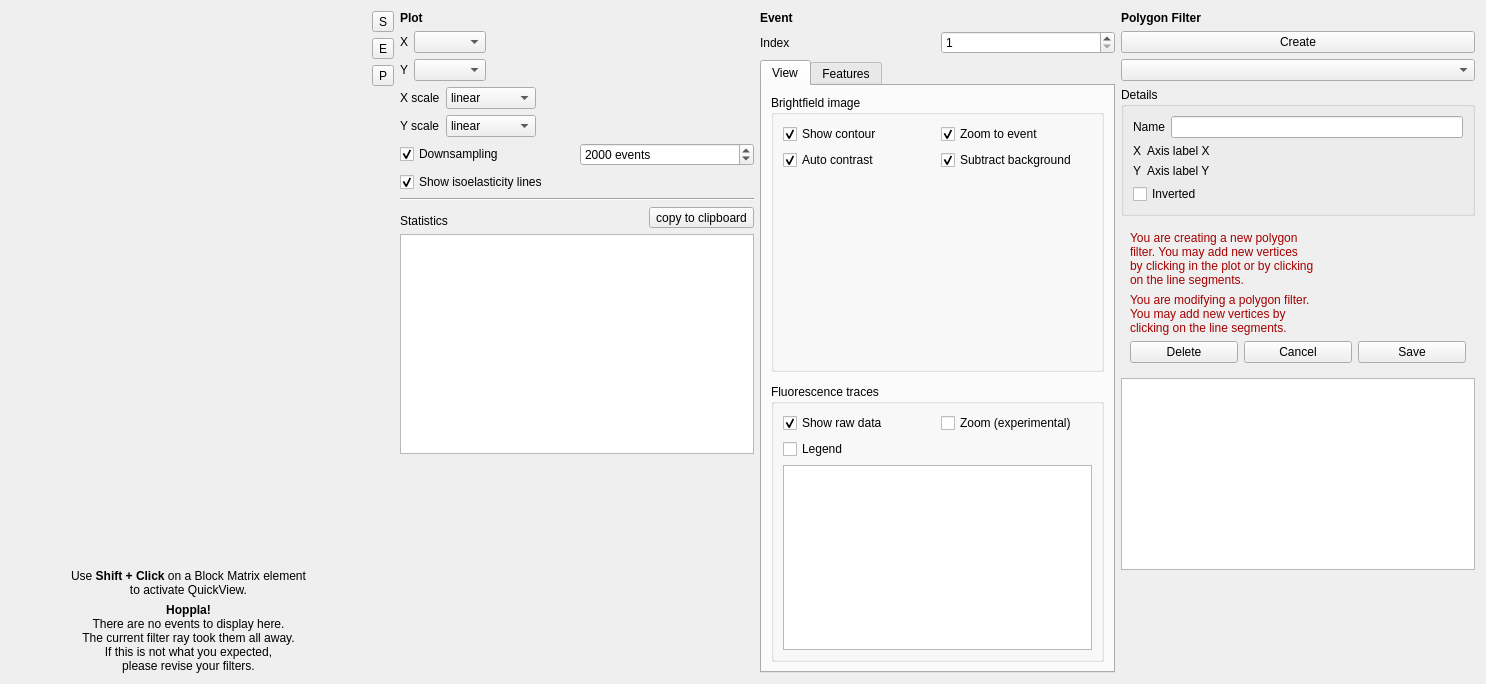
<?xml version="1.0" encoding="UTF-8"?>
<ui version="4.0">
 <class>quick_view</class>
 <widget class="QWidget" name="quick_view">
  <property name="geometry">
   <rect>
    <x>0</x>
    <y>0</y>
    <width>1486</width>
    <height>684</height>
   </rect>
  </property>
  <property name="minimumSize">
   <size>
    <width>500</width>
    <height>0</height>
   </size>
  </property>
  <property name="windowTitle">
   <string>Form</string>
  </property>
  <property name="windowIcon">
   <iconset theme="office-chart-scatter">
    <normaloff>.</normaloff>.</iconset>
  </property>
  <layout class="QHBoxLayout" name="horizontalLayout">
   <item>
    <layout class="QVBoxLayout" name="verticalLayout_14">
     <property name="leftMargin">
      <number>0</number>
     </property>
     <item>
      <widget class="QuickViewScatterWidget" name="widget_scatter" native="true">
       <property name="sizePolicy">
        <sizepolicy hsizetype="Expanding" vsizetype="Expanding">
         <horstretch>0</horstretch>
         <verstretch>0</verstretch>
        </sizepolicy>
       </property>
       <property name="minimumSize">
        <size>
         <width>200</width>
         <height>200</height>
        </size>
       </property>
      </widget>
     </item>
     <item>
      <widget class="QLabel" name="label_howto">
       <property name="minimumSize">
        <size>
         <width>250</width>
         <height>0</height>
        </size>
       </property>
       <property name="maximumSize">
        <size>
         <width>16777215</width>
         <height>50</height>
        </size>
       </property>
       <property name="text">
        <string>&lt;html&gt;&lt;head/&gt;&lt;body&gt;&lt;p align=&quot;center&quot;&gt;Use &lt;span style=&quot; font-weight:600;&quot;&gt;Shift + Click&lt;/span&gt; on a Block Matrix element&lt;br/&gt;to activate QuickView.&lt;/p&gt;&lt;/body&gt;&lt;/html&gt;</string>
       </property>
      </widget>
     </item>
     <item>
      <widget class="QLabel" name="label_noevents">
       <property name="sizePolicy">
        <sizepolicy hsizetype="Preferred" vsizetype="Preferred">
         <horstretch>0</horstretch>
         <verstretch>0</verstretch>
        </sizepolicy>
       </property>
       <property name="minimumSize">
        <size>
         <width>250</width>
         <height>0</height>
        </size>
       </property>
       <property name="text">
        <string>&lt;html&gt;&lt;head/&gt;&lt;body&gt;&lt;p align=&quot;center&quot;&gt;&lt;span style=&quot; font-weight:600;&quot;&gt;Hoppla!&lt;br/&gt;&lt;/span&gt;There are no events to display here.&lt;br/&gt;The current filter ray took them all away.&lt;br/&gt;If this is not what you expected,&lt;br/&gt;please revise your filters.&lt;/p&gt;&lt;/body&gt;&lt;/html&gt;</string>
       </property>
      </widget>
     </item>
    </layout>
   </item>
   <item>
    <widget class="QWidget" name="widget_tool" native="true">
     <layout class="QVBoxLayout" name="verticalLayout_3">
      <property name="leftMargin">
       <number>0</number>
      </property>
      <property name="topMargin">
       <number>0</number>
      </property>
      <property name="rightMargin">
       <number>0</number>
      </property>
      <property name="bottomMargin">
       <number>0</number>
      </property>
      <item>
       <widget class="QToolButton" name="toolButton_settings">
        <property name="toolTip">
         <string>Plot</string>
        </property>
        <property name="text">
         <string>S</string>
        </property>
        <property name="icon">
         <iconset theme="gtk-preferences">
          <normaloff>.</normaloff>.</iconset>
        </property>
        <property name="iconSize">
         <size>
          <width>16</width>
          <height>16</height>
         </size>
        </property>
        <property name="checkable">
         <bool>true</bool>
        </property>
        <property name="checked">
         <bool>false</bool>
        </property>
       </widget>
      </item>
      <item>
       <widget class="QToolButton" name="toolButton_event">
        <property name="toolTip">
         <string>Event</string>
        </property>
        <property name="text">
         <string>E</string>
        </property>
        <property name="icon">
         <iconset theme="visibility">
          <normaloff>.</normaloff>.</iconset>
        </property>
        <property name="iconSize">
         <size>
          <width>16</width>
          <height>16</height>
         </size>
        </property>
        <property name="checkable">
         <bool>true</bool>
        </property>
       </widget>
      </item>
      <item>
       <widget class="QToolButton" name="toolButton_poly">
        <property name="text">
         <string>P</string>
        </property>
        <property name="icon">
         <iconset theme="path-mode-polyline">
          <normaloff>.</normaloff>.</iconset>
        </property>
        <property name="checkable">
         <bool>true</bool>
        </property>
       </widget>
      </item>
      <item>
       <spacer name="verticalSpacer_2">
        <property name="orientation">
         <enum>Qt::Vertical</enum>
        </property>
        <property name="sizeHint" stdset="0">
         <size>
          <width>20</width>
          <height>586</height>
         </size>
        </property>
       </spacer>
      </item>
     </layout>
    </widget>
   </item>
   <item>
    <widget class="QWidget" name="widget_settings" native="true">
     <property name="sizePolicy">
      <sizepolicy hsizetype="MinimumExpanding" vsizetype="Preferred">
       <horstretch>0</horstretch>
       <verstretch>0</verstretch>
      </sizepolicy>
     </property>
     <property name="minimumSize">
      <size>
       <width>250</width>
       <height>0</height>
      </size>
     </property>
     <property name="maximumSize">
      <size>
       <width>16777215</width>
       <height>16777215</height>
      </size>
     </property>
     <layout class="QVBoxLayout" name="verticalLayout_4">
      <property name="leftMargin">
       <number>0</number>
      </property>
      <property name="topMargin">
       <number>0</number>
      </property>
      <property name="rightMargin">
       <number>0</number>
      </property>
      <property name="bottomMargin">
       <number>0</number>
      </property>
      <item>
       <widget class="QLabel" name="label_7">
        <property name="text">
         <string>&lt;html&gt;&lt;head/&gt;&lt;body&gt;&lt;p&gt;&lt;span style=&quot; font-weight:600;&quot;&gt;Plot&lt;/span&gt;&lt;/p&gt;&lt;/body&gt;&lt;/html&gt;</string>
        </property>
       </widget>
      </item>
      <item>
       <layout class="QGridLayout" name="gridLayout">
        <item row="0" column="2">
         <widget class="QWidget" name="widget_xrange" native="true">
          <property name="sizePolicy">
           <sizepolicy hsizetype="Expanding" vsizetype="Preferred">
            <horstretch>0</horstretch>
            <verstretch>0</verstretch>
           </sizepolicy>
          </property>
         </widget>
        </item>
        <item row="0" column="0">
         <widget class="QLabel" name="label">
          <property name="text">
           <string>X</string>
          </property>
         </widget>
        </item>
        <item row="0" column="1">
         <widget class="QComboBox" name="comboBox_x"/>
        </item>
        <item row="1" column="0">
         <widget class="QLabel" name="label_2">
          <property name="text">
           <string>Y</string>
          </property>
         </widget>
        </item>
        <item row="1" column="1">
         <widget class="QComboBox" name="comboBox_y"/>
        </item>
        <item row="1" column="2">
         <widget class="QWidget" name="widget_yrange" native="true">
          <property name="sizePolicy">
           <sizepolicy hsizetype="Expanding" vsizetype="Preferred">
            <horstretch>0</horstretch>
            <verstretch>0</verstretch>
           </sizepolicy>
          </property>
         </widget>
        </item>
       </layout>
      </item>
      <item>
       <layout class="QGridLayout" name="gridLayout_2">
        <item row="1" column="1">
         <widget class="QComboBox" name="comboBox_yscale">
          <item>
           <property name="text">
            <string>linear</string>
           </property>
          </item>
          <item>
           <property name="text">
            <string>logarithmic</string>
           </property>
          </item>
         </widget>
        </item>
        <item row="0" column="0">
         <widget class="QLabel" name="label_3">
          <property name="text">
           <string>X scale</string>
          </property>
         </widget>
        </item>
        <item row="1" column="0">
         <widget class="QLabel" name="label_4">
          <property name="text">
           <string>Y scale</string>
          </property>
         </widget>
        </item>
        <item row="0" column="1">
         <widget class="QComboBox" name="comboBox_xscale">
          <item>
           <property name="text">
            <string>linear</string>
           </property>
          </item>
          <item>
           <property name="text">
            <string>logarithmic</string>
           </property>
          </item>
         </widget>
        </item>
        <item row="0" column="2">
         <spacer name="horizontalSpacer">
          <property name="orientation">
           <enum>Qt::Horizontal</enum>
          </property>
          <property name="sizeHint" stdset="0">
           <size>
            <width>0</width>
            <height>20</height>
           </size>
          </property>
         </spacer>
        </item>
       </layout>
      </item>
      <item>
       <layout class="QHBoxLayout" name="horizontalLayout_2">
        <item>
         <widget class="QCheckBox" name="checkBox_downsample">
          <property name="text">
           <string>Downsampling</string>
          </property>
          <property name="checked">
           <bool>true</bool>
          </property>
         </widget>
        </item>
        <item>
         <widget class="QSpinBox" name="spinBox_downsample">
          <property name="showGroupSeparator" stdset="0">
           <bool>false</bool>
          </property>
          <property name="suffix">
           <string> events</string>
          </property>
          <property name="minimum">
           <number>10</number>
          </property>
          <property name="maximum">
           <number>999999999</number>
          </property>
          <property name="singleStep">
           <number>100</number>
          </property>
          <property name="value">
           <number>2000</number>
          </property>
         </widget>
        </item>
       </layout>
      </item>
      <item>
       <widget class="QCheckBox" name="checkBox_isoelastics">
        <property name="text">
         <string>Show isoelasticity lines</string>
        </property>
        <property name="checked">
         <bool>true</bool>
        </property>
       </widget>
      </item>
      <item>
       <widget class="Line" name="line">
        <property name="orientation">
         <enum>Qt::Horizontal</enum>
        </property>
       </widget>
      </item>
      <item>
       <layout class="QHBoxLayout" name="horizontalLayout_6">
        <property name="topMargin">
         <number>0</number>
        </property>
        <item>
         <widget class="QLabel" name="label_5">
          <property name="text">
           <string>Statistics</string>
          </property>
          <property name="alignment">
           <set>Qt::AlignBottom|Qt::AlignLeading|Qt::AlignLeft</set>
          </property>
         </widget>
        </item>
        <item>
         <widget class="QToolButton" name="toolButton_stats2clipboard">
          <property name="text">
           <string>copy to clipboard</string>
          </property>
         </widget>
        </item>
       </layout>
      </item>
      <item>
       <widget class="KeyValueTableWidget" name="tableWidget_stat">
        <property name="sizeAdjustPolicy">
         <enum>QAbstractScrollArea::AdjustToContentsOnFirstShow</enum>
        </property>
        <property name="textElideMode">
         <enum>Qt::ElideRight</enum>
        </property>
        <property name="wordWrap">
         <bool>false</bool>
        </property>
       </widget>
      </item>
      <item>
       <spacer name="verticalSpacer">
        <property name="orientation">
         <enum>Qt::Vertical</enum>
        </property>
        <property name="sizeHint" stdset="0">
         <size>
          <width>20</width>
          <height>0</height>
         </size>
        </property>
       </spacer>
      </item>
     </layout>
    </widget>
   </item>
   <item>
    <widget class="QWidget" name="widget_event" native="true">
     <property name="sizePolicy">
      <sizepolicy hsizetype="Preferred" vsizetype="Preferred">
       <horstretch>0</horstretch>
       <verstretch>0</verstretch>
      </sizepolicy>
     </property>
     <property name="minimumSize">
      <size>
       <width>250</width>
       <height>0</height>
      </size>
     </property>
     <layout class="QVBoxLayout" name="verticalLayout_5">
      <property name="leftMargin">
       <number>0</number>
      </property>
      <property name="topMargin">
       <number>0</number>
      </property>
      <property name="rightMargin">
       <number>0</number>
      </property>
      <property name="bottomMargin">
       <number>0</number>
      </property>
      <item>
       <widget class="QLabel" name="label_8">
        <property name="text">
         <string>&lt;b&gt;Event&lt;/b&gt;</string>
        </property>
       </widget>
      </item>
      <item>
       <layout class="QHBoxLayout" name="horizontalLayout_3">
        <item>
         <widget class="QLabel" name="label_6">
          <property name="text">
           <string>Index</string>
          </property>
         </widget>
        </item>
        <item>
         <widget class="QSpinBox" name="spinBox_event">
          <property name="minimum">
           <number>1</number>
          </property>
          <property name="maximum">
           <number>99999999</number>
          </property>
         </widget>
        </item>
       </layout>
      </item>
      <item>
       <widget class="QTabWidget" name="tabWidget_event">
        <property name="currentIndex">
         <number>0</number>
        </property>
        <widget class="QWidget" name="tab_view">
         <attribute name="title">
          <string>View</string>
         </attribute>
         <layout class="QVBoxLayout" name="verticalLayout_8">
          <property name="spacing">
           <number>12</number>
          </property>
          <property name="leftMargin">
           <number>9</number>
          </property>
          <property name="topMargin">
           <number>9</number>
          </property>
          <property name="rightMargin">
           <number>9</number>
          </property>
          <property name="bottomMargin">
           <number>9</number>
          </property>
          <item>
           <widget class="QGroupBox" name="groupBox_image">
            <property name="styleSheet">
             <string notr="true"/>
            </property>
            <property name="title">
             <string>Brightfield image</string>
            </property>
            <property name="flat">
             <bool>true</bool>
            </property>
            <layout class="QVBoxLayout" name="verticalLayout">
             <property name="spacing">
              <number>0</number>
             </property>
             <property name="leftMargin">
              <number>0</number>
             </property>
             <property name="topMargin">
              <number>0</number>
             </property>
             <property name="rightMargin">
              <number>0</number>
             </property>
             <property name="bottomMargin">
              <number>0</number>
             </property>
             <item>
              <widget class="QWidget" name="widget_2" native="true">
               <property name="styleSheet">
                <string notr="true"/>
               </property>
               <layout class="QVBoxLayout" name="verticalLayout_7">
                <item>
                 <layout class="QGridLayout" name="gridLayout_3">
                  <property name="topMargin">
                   <number>0</number>
                  </property>
                  <item row="0" column="0">
                   <widget class="QCheckBox" name="checkBox_image_contour">
                    <property name="text">
                     <string>Show contour</string>
                    </property>
                    <property name="checked">
                     <bool>true</bool>
                    </property>
                   </widget>
                  </item>
                  <item row="0" column="1">
                   <widget class="QCheckBox" name="checkBox_image_zoom">
                    <property name="text">
                     <string>Zoom to event</string>
                    </property>
                    <property name="checked">
                     <bool>true</bool>
                    </property>
                   </widget>
                  </item>
                  <item row="1" column="0">
                   <widget class="QCheckBox" name="checkBox_image_contrast">
                    <property name="text">
                     <string>Auto contrast</string>
                    </property>
                    <property name="checked">
                     <bool>true</bool>
                    </property>
                   </widget>
                  </item>
                  <item row="1" column="1">
                   <widget class="QCheckBox" name="checkBox_image_background">
                    <property name="text">
                     <string>Subtract background</string>
                    </property>
                    <property name="checked">
                     <bool>true</bool>
                    </property>
                   </widget>
                  </item>
                 </layout>
                </item>
                <item>
                 <widget class="SimpleImageView" name="imageView_image">
                  <property name="minimumSize">
                   <size>
                    <width>300</width>
                    <height>100</height>
                   </size>
                  </property>
                  <property name="styleSheet">
                   <string notr="true">background-color:transparent</string>
                  </property>
                 </widget>
                </item>
               </layout>
              </widget>
             </item>
            </layout>
           </widget>
          </item>
          <item>
           <widget class="QGroupBox" name="groupBox_trace">
            <property name="styleSheet">
             <string notr="true"/>
            </property>
            <property name="title">
             <string>Fluorescence traces</string>
            </property>
            <property name="flat">
             <bool>true</bool>
            </property>
            <layout class="QVBoxLayout" name="verticalLayout_2">
             <property name="spacing">
              <number>0</number>
             </property>
             <property name="leftMargin">
              <number>0</number>
             </property>
             <property name="topMargin">
              <number>0</number>
             </property>
             <property name="rightMargin">
              <number>0</number>
             </property>
             <property name="bottomMargin">
              <number>0</number>
             </property>
             <item>
              <widget class="QWidget" name="widget" native="true">
               <property name="styleSheet">
                <string notr="true"/>
               </property>
               <layout class="QVBoxLayout" name="verticalLayout_6">
                <property name="spacing">
                 <number>6</number>
                </property>
                <property name="leftMargin">
                 <number>9</number>
                </property>
                <property name="topMargin">
                 <number>9</number>
                </property>
                <property name="rightMargin">
                 <number>9</number>
                </property>
                <property name="bottomMargin">
                 <number>9</number>
                </property>
                <item>
                 <layout class="QGridLayout" name="gridLayout_4">
                  <property name="topMargin">
                   <number>0</number>
                  </property>
                  <item row="0" column="1">
                   <widget class="QCheckBox" name="checkBox_trace_zoom">
                    <property name="text">
                     <string>Zoom (experimental)</string>
                    </property>
                    <property name="checked">
                     <bool>false</bool>
                    </property>
                   </widget>
                  </item>
                  <item row="0" column="0">
                   <widget class="QCheckBox" name="checkBox_trace_raw">
                    <property name="text">
                     <string>Show raw data</string>
                    </property>
                    <property name="checked">
                     <bool>true</bool>
                    </property>
                   </widget>
                  </item>
                  <item row="1" column="0">
                   <widget class="QCheckBox" name="checkBox_trace_legend">
                    <property name="text">
                     <string>Legend</string>
                    </property>
                   </widget>
                  </item>
                 </layout>
                </item>
                <item>
                 <widget class="SimplePlotWidget" name="graphicsView_trace">
                  <property name="minimumSize">
                   <size>
                    <width>0</width>
                    <height>100</height>
                   </size>
                  </property>
                 </widget>
                </item>
               </layout>
              </widget>
             </item>
            </layout>
           </widget>
          </item>
         </layout>
        </widget>
        <widget class="QWidget" name="tab_features">
         <attribute name="title">
          <string>Features</string>
         </attribute>
         <layout class="QVBoxLayout" name="verticalLayout_10">
          <property name="leftMargin">
           <number>9</number>
          </property>
          <property name="topMargin">
           <number>9</number>
          </property>
          <property name="rightMargin">
           <number>9</number>
          </property>
          <property name="bottomMargin">
           <number>9</number>
          </property>
          <item>
           <widget class="KeyValueTableWidget" name="tableWidget_feats">
            <property name="wordWrap">
             <bool>false</bool>
            </property>
           </widget>
          </item>
         </layout>
        </widget>
       </widget>
      </item>
     </layout>
    </widget>
   </item>
   <item>
    <widget class="QWidget" name="widget_poly" native="true">
     <property name="minimumSize">
      <size>
       <width>250</width>
       <height>0</height>
      </size>
     </property>
     <layout class="QVBoxLayout" name="verticalLayout_11">
      <property name="leftMargin">
       <number>0</number>
      </property>
      <property name="topMargin">
       <number>0</number>
      </property>
      <property name="rightMargin">
       <number>0</number>
      </property>
      <property name="bottomMargin">
       <number>0</number>
      </property>
      <item>
       <widget class="QLabel" name="label_9">
        <property name="text">
         <string>&lt;b&gt;Polygon Filter&lt;/b&gt;</string>
        </property>
       </widget>
      </item>
      <item>
       <widget class="QPushButton" name="pushButton_poly_create">
        <property name="text">
         <string>Create</string>
        </property>
       </widget>
      </item>
      <item>
       <widget class="QComboBox" name="comboBox_poly"/>
      </item>
      <item>
       <widget class="QGroupBox" name="groupBox_poly">
        <property name="title">
         <string>Details</string>
        </property>
        <layout class="QVBoxLayout" name="verticalLayout_12">
         <item>
          <layout class="QHBoxLayout" name="horizontalLayout_4">
           <property name="topMargin">
            <number>0</number>
           </property>
           <item>
            <widget class="QLabel" name="label_12">
             <property name="text">
              <string>Name</string>
             </property>
            </widget>
           </item>
           <item>
            <widget class="QLineEdit" name="lineEdit_poly"/>
           </item>
          </layout>
         </item>
         <item>
          <layout class="QGridLayout" name="gridLayout_5">
           <property name="topMargin">
            <number>0</number>
           </property>
           <item row="1" column="0">
            <widget class="QLabel" name="label_11">
             <property name="text">
              <string>Y</string>
             </property>
            </widget>
           </item>
           <item row="0" column="0">
            <widget class="QLabel" name="label_10">
             <property name="text">
              <string>X</string>
             </property>
            </widget>
           </item>
           <item row="0" column="1">
            <widget class="QLabel" name="label_poly_x">
             <property name="sizePolicy">
              <sizepolicy hsizetype="Expanding" vsizetype="Preferred">
               <horstretch>0</horstretch>
               <verstretch>0</verstretch>
              </sizepolicy>
             </property>
             <property name="text">
              <string>Axis label X</string>
             </property>
            </widget>
           </item>
           <item row="1" column="1">
            <widget class="QLabel" name="label_poly_y">
             <property name="sizePolicy">
              <sizepolicy hsizetype="Expanding" vsizetype="Preferred">
               <horstretch>0</horstretch>
               <verstretch>0</verstretch>
              </sizepolicy>
             </property>
             <property name="text">
              <string>Axis label Y</string>
             </property>
            </widget>
           </item>
          </layout>
         </item>
         <item>
          <widget class="QCheckBox" name="checkBox_poly">
           <property name="text">
            <string>Inverted</string>
           </property>
          </widget>
         </item>
        </layout>
       </widget>
      </item>
      <item>
       <widget class="QWidget" name="widget_3" native="true">
        <layout class="QVBoxLayout" name="verticalLayout_13">
         <item>
          <widget class="QLabel" name="label_poly_create">
           <property name="text">
            <string>&lt;html&gt;&lt;head/&gt;&lt;body&gt;&lt;p&gt;&lt;span style=&quot; color:#a40000;&quot;&gt;You are creating a new polygon&lt;br/&gt;filter. You may add new vertices&lt;br/&gt;by clicking in the plot or by clicking&lt;br/&gt;on the line segments.&lt;/span&gt;&lt;/p&gt;&lt;/body&gt;&lt;/html&gt;</string>
           </property>
          </widget>
         </item>
         <item>
          <widget class="QLabel" name="label_poly_modify">
           <property name="text">
            <string>&lt;html&gt;&lt;head/&gt;&lt;body&gt;&lt;p&gt;&lt;span style=&quot; color:#a40000;&quot;&gt;You are modifying a polygon filter.&lt;br/&gt;You may add new vertices by&lt;br/&gt;clicking on the line segments.&lt;/span&gt;&lt;/p&gt;&lt;/body&gt;&lt;/html&gt;</string>
           </property>
          </widget>
         </item>
         <item>
          <layout class="QHBoxLayout" name="horizontalLayout_5">
           <property name="topMargin">
            <number>0</number>
           </property>
           <item>
            <widget class="QPushButton" name="pushButton_poly_delete">
             <property name="text">
              <string>Delete</string>
             </property>
            </widget>
           </item>
           <item>
            <widget class="QPushButton" name="pushButton_poly_cancel">
             <property name="text">
              <string>Cancel</string>
             </property>
            </widget>
           </item>
           <item>
            <widget class="QPushButton" name="pushButton_poly_save">
             <property name="text">
              <string>Save</string>
             </property>
            </widget>
           </item>
          </layout>
         </item>
        </layout>
       </widget>
      </item>
      <item>
       <widget class="SimpleImageView" name="imageView_image_poly">
        <property name="sizePolicy">
         <sizepolicy hsizetype="Minimum" vsizetype="Minimum">
          <horstretch>0</horstretch>
          <verstretch>0</verstretch>
         </sizepolicy>
        </property>
        <property name="styleSheet">
         <string notr="true">opacity: 0</string>
        </property>
       </widget>
      </item>
      <item>
       <spacer name="verticalSpacer_3">
        <property name="orientation">
         <enum>Qt::Vertical</enum>
        </property>
        <property name="sizeHint" stdset="0">
         <size>
          <width>20</width>
          <height>0</height>
         </size>
        </property>
       </spacer>
      </item>
     </layout>
    </widget>
   </item>
  </layout>
 </widget>
 <customwidgets>
  <customwidget>
   <class>SimplePlotWidget</class>
   <extends>QGraphicsView</extends>
   <header>shapeout2.gui.widgets</header>
  </customwidget>
  <customwidget>
   <class>SimpleImageView</class>
   <extends>QGraphicsView</extends>
   <header>shapeout2.gui.widgets</header>
  </customwidget>
  <customwidget>
   <class>QuickViewScatterWidget</class>
   <extends>QWidget</extends>
   <header>shapeout2.gui.quick_view.qv_scatter</header>
   <container>1</container>
  </customwidget>
  <customwidget>
   <class>KeyValueTableWidget</class>
   <extends>QTableWidget</extends>
   <header>shapeout2.gui.widgets</header>
  </customwidget>
 </customwidgets>
 <resources/>
 <connections/>
</ui>
